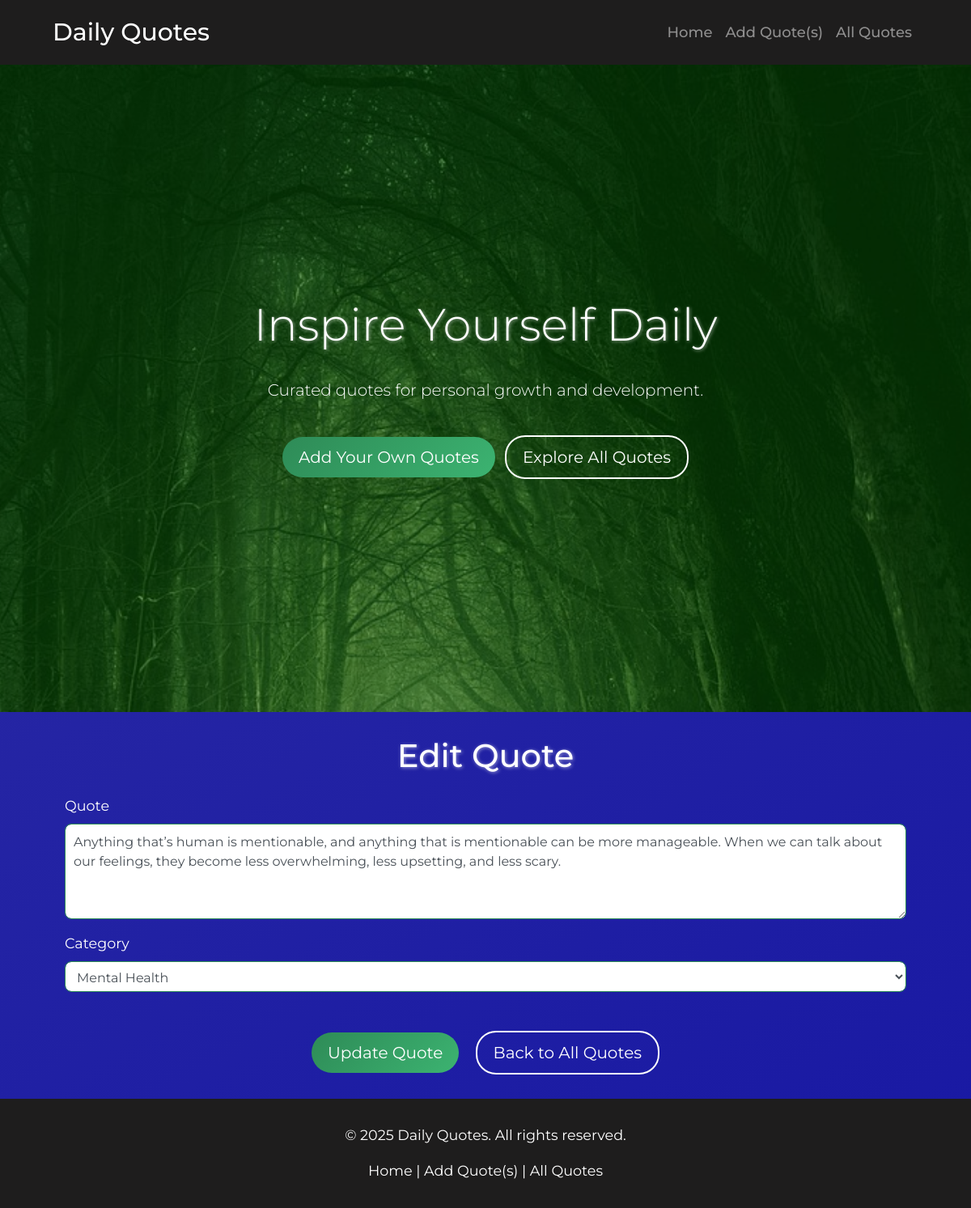
Before: /edit/88 with the older database file.
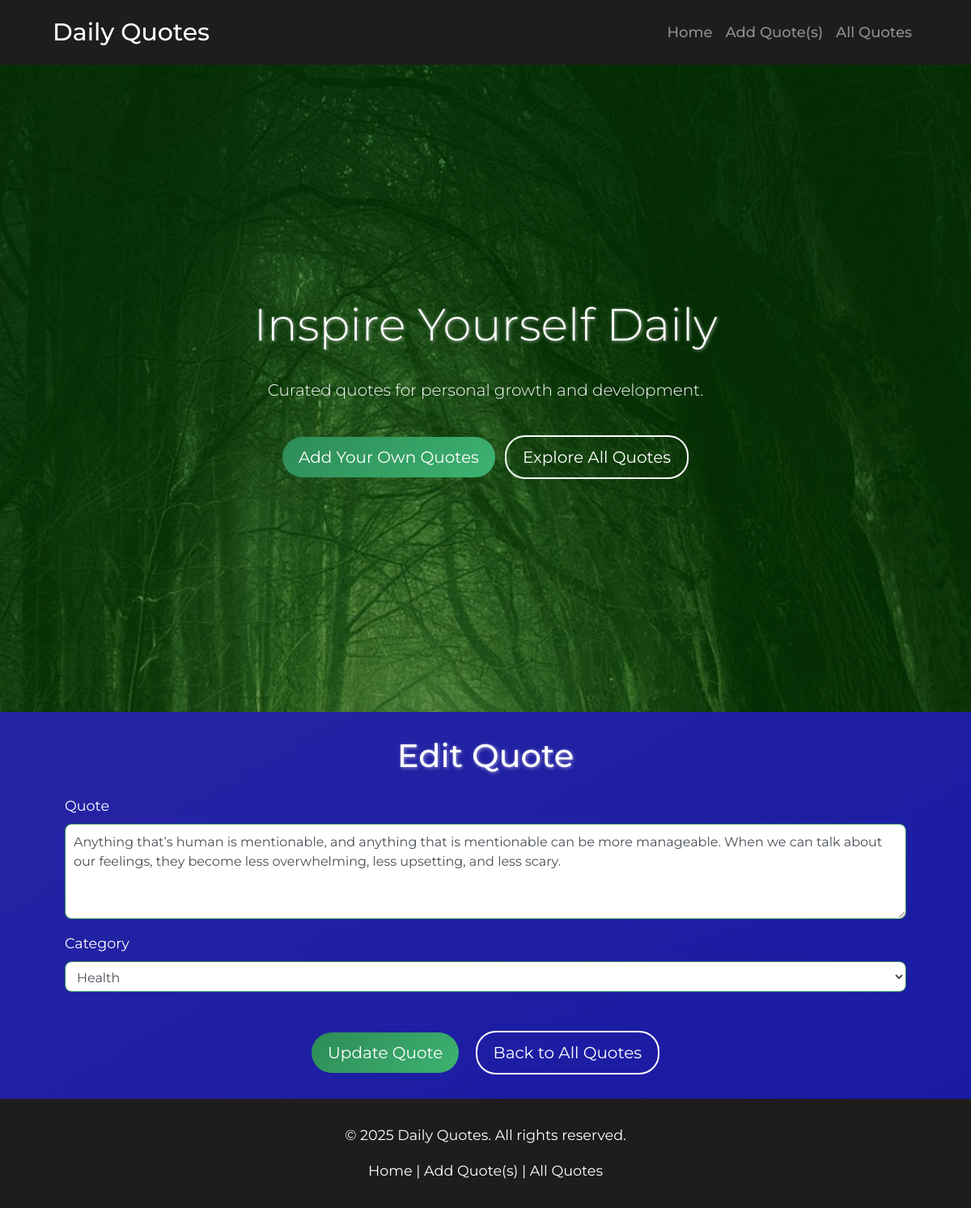
After: the same page with the newer database file.
### tables this page shows
CREATE TABLE quotes (
            id INTEGER PRIMARY KEY AUTOINCREMENT,
            text TEXT NOT NULL
        , category TEXT NOT NULL DEFAULT 'Uncategorized');

CREATE TABLE categories (
            id INTEGER PRIMARY KEY AUTOINCREMENT,
            name TEXT NOT NULL UNIQUE
        , "order" INTEGER);

### app.py (the view, shortened to what this page needs)
@app.route('/edit/<int:id>', methods=('GET', 'POST'))
def edit_quote(id):
    conn = get_db_connection()
    quote = conn.execute('SELECT * FROM quotes WHERE id = ?', (id,)).fetchone()
    if quote is None:
        conn.close()
        flash('Quote not found.', 'danger')
        return redirect(url_for('home'))
    categories = [row['name'] for row in conn.execute('SELECT name FROM categories').fetchall()]
    conn.close()
    return render_template('edit_quote.html', quote=quote, categories=categories)

### app.py (called while the page is built)
def get_db_connection():
    conn = sqlite3.connect('quotes.db')
    conn.row_factory = sqlite3.Row
    return conn

@app.context_processor
def inject_current_year():
    return {'current_year': datetime.utcnow().year}

### templates/edit_quote.html
{% extends 'base.html' %}
{% block content %}
<div class="container">
    <h1 class="my-4 text-center">Edit Quote</h1>
    <form method="post">
        <div class="form-group">
            <label for="quote">Quote</label>
            <textarea class="form-control" id="quote" name="quote" rows="4" required>{{ quote['text'] }}</textarea>
        </div>
        <div class="form-group">
            <label for="category">Category</label>
            <select class="form-control" id="category" name="category" required>
                {% for category in categories %}
                <option value="{{ category }}" {% if quote['category'] == category %}selected{% endif %}>{{ category }}</option>
                {% endfor %}
            </select>
        </div>
        <div class="text-center mt-5">
            <button type="submit" class="btn btn-primary btn-lg mr-3">Update Quote</button>
            <a href="{{ url_for('all_quotes') }}" class="btn btn-outline-light btn-lg">Back to All Quotes</a>
        </div>
    </form>
</div>
{% endblock %}

Changed rows visible on the page:
changed quotes: category "Mental Health" → "Health"
